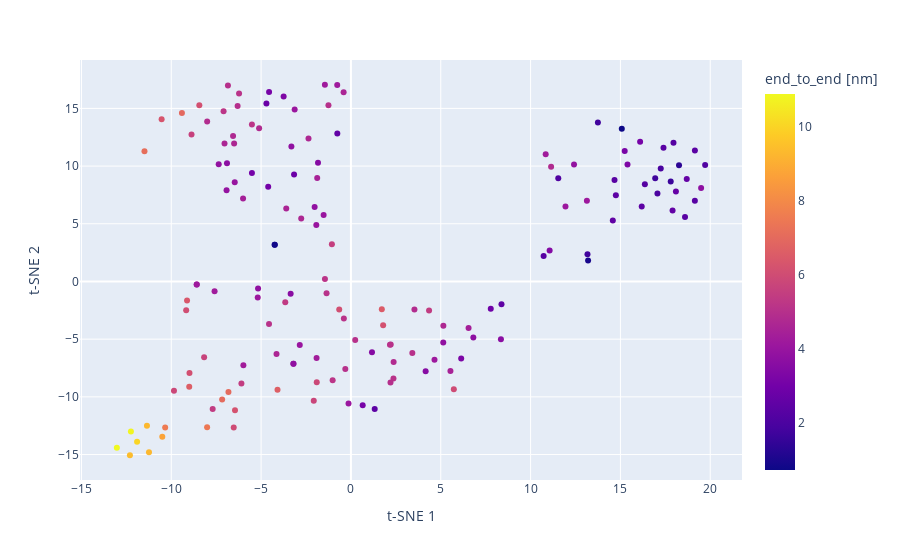

The notebook cell saved with this chart:
### Markdown cell above
The preferred and comprehensive method for easily visualizing t-SNE results is `dimensionality_reduction_scatter`.

It will show three scatterplots where each datapoint represent a conformation embedded in a 2d space. The scatterplots show conformations colored according to:
* Their original ensemble (**original labels**).
* Their cluster identified during the hyper-parameter selection scheme of t-SNE (**clustering labels**).
* The value of one of these molecular features: "rg", "prolateness", "asphericity", "sasa", and "end_to_end".

The method will also show:
* A kernel density estimate (KDE) of the distribution of the embedded conformations.
* Optional, an interactive 2d plot created with the plotly library with conformations colored according to the selected molecular feature.

### Code cell
vis.dimensionality_reduction_scatter(
    color_by="end_to_end",  # Color the snapshots according to a molecular feature, here end-to-end distance.
    kde_by_ensemble=True,   # In the subplot with KDE, show data for the individual ensembles. 
    plotly=True             # Interactive visualization using plotly.
);

### Figure 1 — Plotly figure (JSON) as saved in the notebook; plotly's stock layout.template omitted (floating-point values rounded to 4 significant figures; data arrays with more than 128 entries replaced by an {"elided": "..."} marker saying what was removed)
{"data": [{"customdata": {"elided": "150x1 str values"}, "hovertemplate": "t-SNE 1=%{x}<br>t-SNE 2=%{y}<br>index=%{customdata[0]}<br>color=%{marker.color}<extra></extra>", "legendgroup": "", "marker": {"color": {"elided": "150 float values"}, "coloraxis": "coloraxis", "symbol": "circle"}, "mode": "markers", "name": "", "orientation": "v", "showlegend": false, "type": "scatter", "x": {"elided": "150 float values"}, "xaxis": "x", "y": {"elided": "150 float values"}, "yaxis": "y"}], "layout": {"coloraxis": {"colorbar": {"title": {"text": "end_to_end [nm]"}}, "colorscale": [[0, "#0d0887"], [0.1111, "#46039f"], [0.2222, "#7201a8"], [0.3333, "#9c179e"], [0.4444, "#bd3786"], [0.5556, "#d8576b"], [0.6667, "#ed7953"], [0.7778, "#fb9f3a"], [0.8889, "#fdca26"], [1, "#f0f921"]]}, "legend": {"tracegroupgap": 0}, "margin": {"t": 60}, "xaxis": {"anchor": "y", "domain": [0, 1], "title": {"text": "t-SNE 1"}}, "yaxis": {"anchor": "x", "domain": [0, 1], "title": {"text": "t-SNE 2"}}}}
